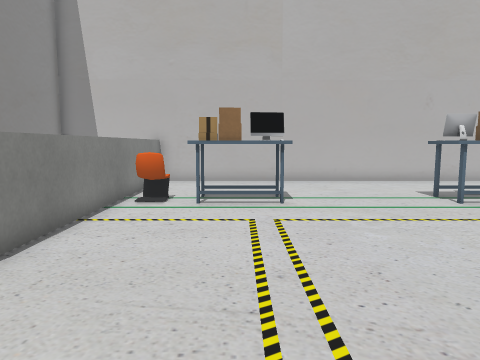
view 1 (above)

20 first-person views from a walk through a Gazebo world. The camera is 0.9 m above the floor, tilts 6° down and sees 70° across. The floor is counted in squares, 0.5 m on a side. Each view is taken from the middle of a square. On the plan, view 1 faces up. The plan holds only what a view shows up to about 17 squares ahead; the rest is blank. The place goes on beyond the plan. Some surface patterns are stand-ins.

view 2
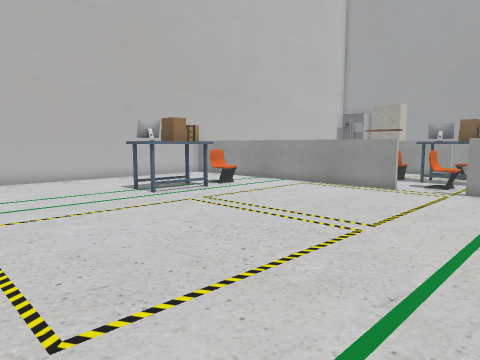

view 3
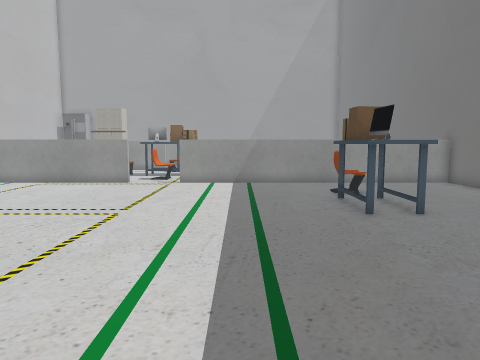

view 4
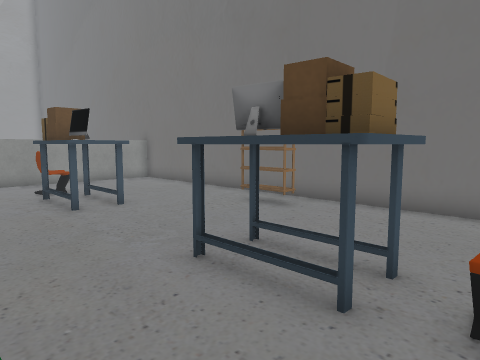

view 5
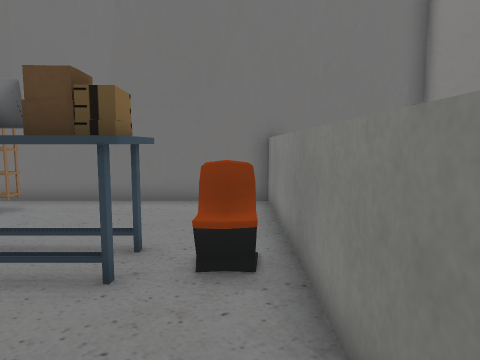

view 6
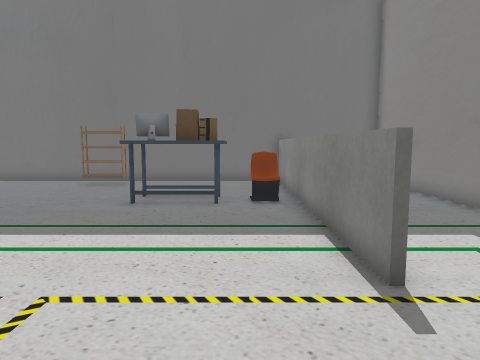

view 7
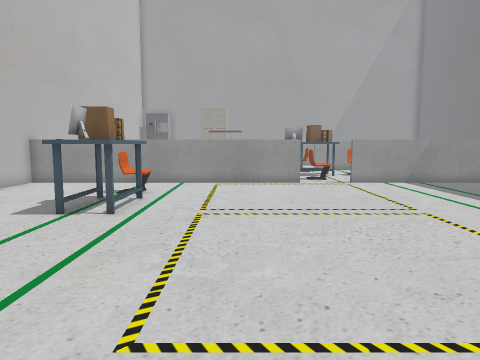

view 8
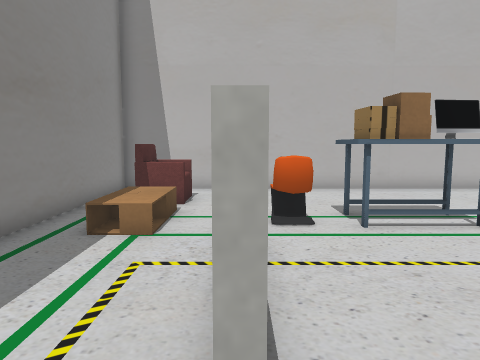

view 9
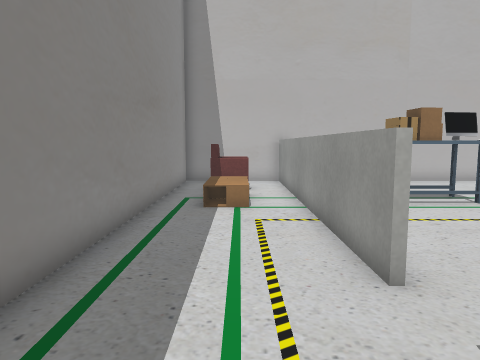

view 10
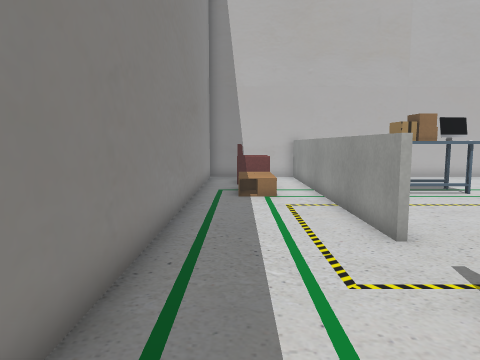

view 11
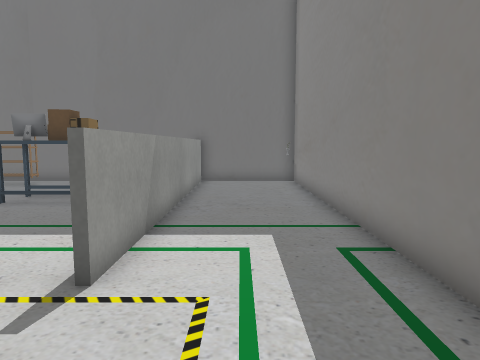

view 12
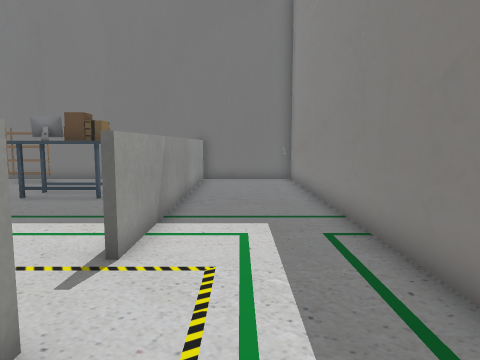

view 13
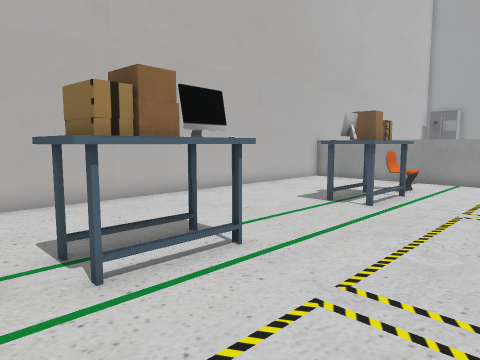

view 14
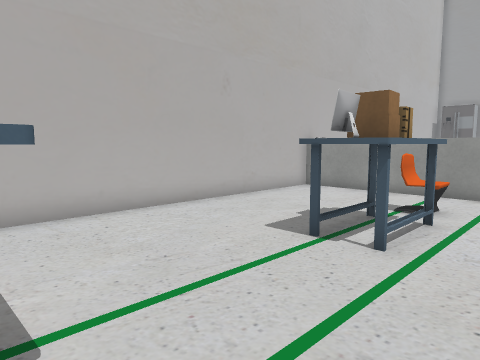

view 15
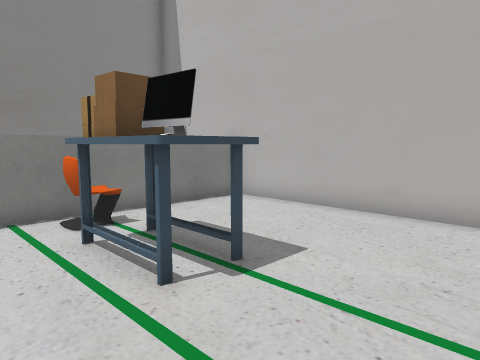

view 16
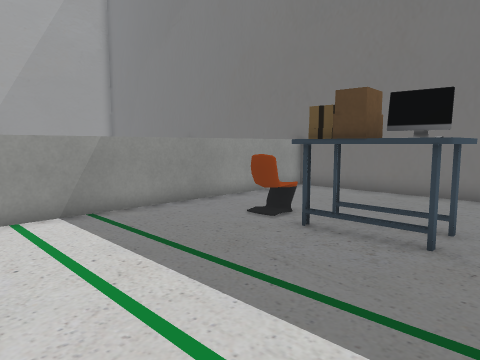

view 17
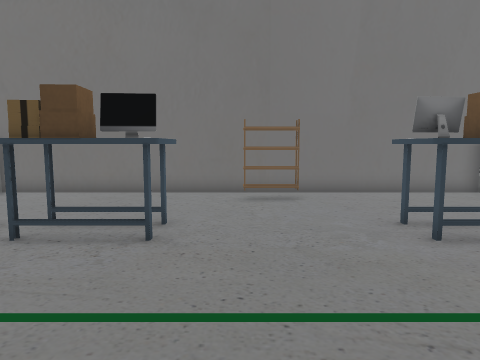

view 18
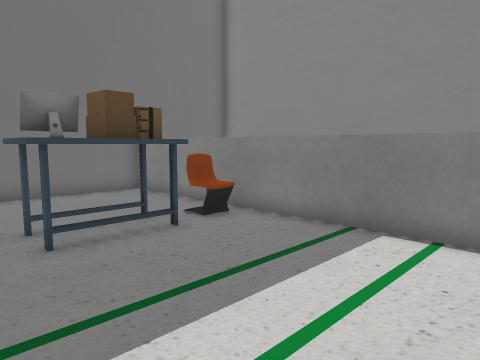

view 19
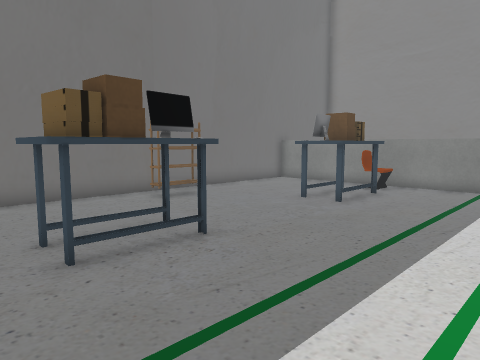

view 20
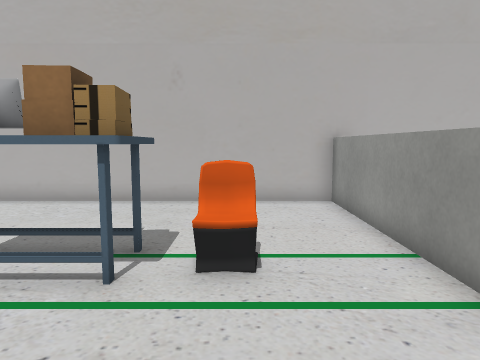

### Floor plan
Ten units are one square. View 1 is at (0, 0); x grows to the right and y downward. Boxes are objects, and circles mark ways between rooms. Rooms are numbered by the first view taken in them; rooms with no view inside come last. Other rooms are left out.
<svg viewBox="-91 -173 237 286">
<path fill="none" stroke="#000" d="M-39 -19 -39 108M139 -41 139 -168M140 -167 -40 -167M-39 -168 -39 -54M-41 107 141 107M139 108 139 -19M-41 -41 -41 -168M-41 105 -41 -19M-40 -167 -86 -167 -86 107 -41 107"/>
<rect x="-35" y="45" width="20" height="10" fill="#bbb"><title>chair</title></rect>
<rect x="-35" y="-115" width="20" height="10" fill="#bbb"><title>chair</title></rect>
<rect x="-25" y="35" width="50" height="30" fill="#bbb"><title>desk</title></rect>
<rect x="-25" y="-125" width="50" height="30" fill="#bbb"><title>desk</title></rect>
<rect x="25" y="85" width="30" height="10" fill="#bbb"><title>shoe rack</title></rect>
<rect x="55" y="35" width="50" height="30" fill="#bbb"><title>desk</title></rect>
<rect x="55" y="-125" width="50" height="30" fill="#bbb"><title>desk</title></rect>
<rect x="95" y="45" width="20" height="10" fill="#bbb"><title>chair</title></rect>
<rect x="95" y="-115" width="20" height="10" fill="#bbb"><title>chair</title></rect>
<rect x="-85" y="95" width="10" height="10" fill="#bbb"><title>other object</title></rect>
<rect x="-75" y="-125" width="20" height="30" fill="#bbb"><title>coffee table</title></rect>
<rect x="-75" y="-155" width="20" height="30" fill="#bbb"><title>sofa</title></rect>
<circle cx="-40" cy="-30" r="3" fill="#2a7"/>
<text x="50" y="-30">1</text>
<text x="-70" y="-30">2</text>
</svg>
Room 1 opens to room 2.

Where each view was taken, in squares from view 1:
view 1: 0 up, 0 right, facing up
view 2: 1 down, 0 right, facing up-right
view 3: 1 down, 2 left, facing right
view 4: 1 down, 3 left, facing down-right
view 5: 0 up, 3 left, facing down
view 6: 6 up, 2 left, facing down
view 7: 7 up, 2 left, facing right
view 8: 3 up, 4 left, facing up
view 9: 0 up, 6 left, facing up
view 10: 2 down, 7 left, facing up
view 11: 6 up, 6 left, facing down
view 12: 7 up, 6 left, facing down
view 13: 6 up, 3 left, facing up-right
view 14: 8 up, 1 right, facing up-right
view 15: 8 up, 5 right, facing up-left
view 16: 2 up, 5 right, facing down-right
view 17: 2 up, 5 right, facing down
view 18: 2 up, 3 right, facing down-left
view 19: 1 up, 11 right, facing down-left
view 20: 6 up, 11 right, facing up
